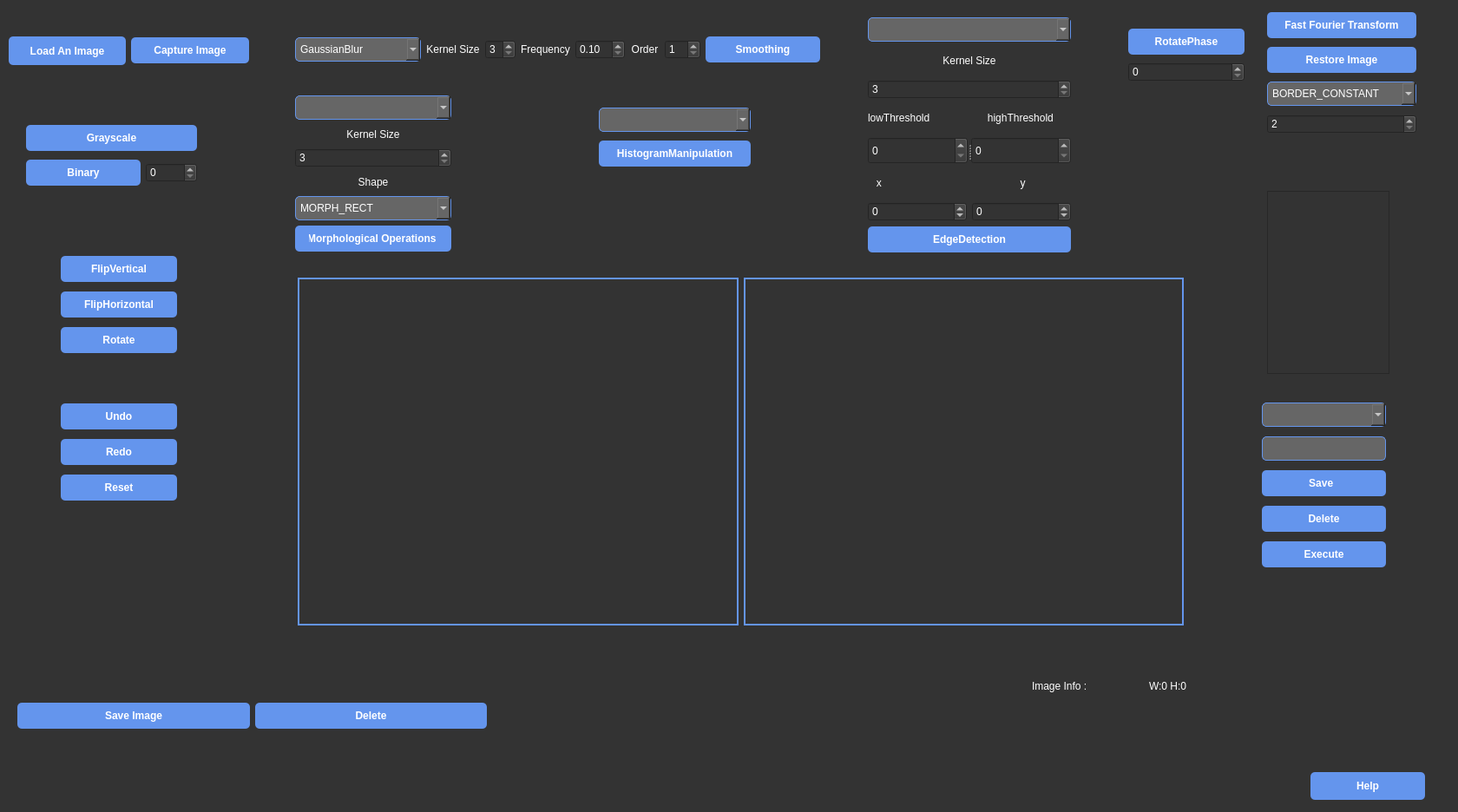
<?xml version="1.0" encoding="UTF-8"?>
<ui version="4.0">
 <class>MainWindow</class>
 <widget class="QMainWindow" name="MainWindow">
  <property name="geometry">
   <rect>
    <x>0</x>
    <y>0</y>
    <width>1680</width>
    <height>936</height>
   </rect>
  </property>
  <property name="maximumSize">
   <size>
    <width>1920</width>
    <height>1080</height>
   </size>
  </property>
  <property name="font">
   <font>
    <family>Arial</family>
    <pointsize>18</pointsize>
   </font>
  </property>
  <property name="windowTitle">
   <string>MainWindow</string>
  </property>
  <property name="styleSheet">
   <string notr="true">/* Dark mode styles */
QWidget {
    background-color: #333; /* Dark background color */
    color: #ffffff; /* Light text color */
}

QGroupBox {
    background-color: transparent; /* Transparent background */
    border: none; /* No border */
    margin-top: 10px;
}

QGroupBox::title {
    subcontrol-origin: margin;
    subcontrol-position: top center;
    padding: 0 3px;
}

QGroupBox:focus {
    border: none;
}

QPushButton,
QToolButton {
    background-color: #6495ED; /* Cornflower Blue background color */
    color: #ffffff; /* White text color */
    border: none; /* No border */
    border-radius: 5px;
    padding: 8px 16px; /* Adjust padding as needed */
    min-width: 100px;
    font-size: 12px; /* Adjust font size as needed */
    font-weight: bold;
}

QPushButton:hover,
QToolButton:hover {
    background-color: #4169E1; /* Darker blue on hover */
    cursor: pointer;
}

QPushButton:pressed,
QToolButton:pressed {
    background-color: #1E90FF; /* Darker blue when pressed */
}

QLineEdit,
QComboBox {
    background-color: #666; /* Dark gray background */
    color: #fff; /* White text color */
    border: 1px solid #6495ED; /* Blue border */
    border-radius: 5px;
    padding: 5px;
    font-size: 12px; /* Adjust font size as needed */
}

QScrollBar:vertical {
    border: none;
    background: transparent;
    width: 10px; /* Width of the scrollbar */
}

QScrollBar::handle:vertical {
    background: #888; /* Gray scrollbar handle */
    border-radius: 5px;
}

QScrollBar::handle:vertical:hover {
    background: #aaa; /* Lighter handle color on hover */
}</string>
  </property>
  <property name="documentMode">
   <bool>true</bool>
  </property>
  <widget class="QWidget" name="centralwidget">
   <property name="enabled">
    <bool>true</bool>
   </property>
   <widget class="QGroupBox" name="groupBox">
    <property name="geometry">
     <rect>
      <x>250</x>
      <y>290</y>
      <width>1191</width>
      <height>471</height>
     </rect>
    </property>
    <property name="styleSheet">
     <string notr="true"/>
    </property>
    <widget class="QWidget" name="layoutWidget">
     <property name="geometry">
      <rect>
       <x>93</x>
       <y>30</y>
       <width>1021</width>
       <height>401</height>
      </rect>
     </property>
     <layout class="QHBoxLayout" name="horizontalLayout_7">
      <item>
       <widget class="QLabel" name="label_original">
        <property name="styleSheet">
         <string notr="true">border: 2px solid #6495ED; /* Blue border */
</string>
        </property>
        <property name="text">
         <string/>
        </property>
       </widget>
      </item>
      <item>
       <widget class="QLabel" name="label_pic">
        <property name="styleSheet">
         <string notr="true">QLabel{
border: 2px solid #6495ED; /* Blue border */

}</string>
        </property>
        <property name="text">
         <string/>
        </property>
       </widget>
      </item>
     </layout>
    </widget>
   </widget>
   <widget class="QListWidget" name="functionListWidget">
    <property name="geometry">
     <rect>
      <x>1460</x>
      <y>220</y>
      <width>141</width>
      <height>211</height>
     </rect>
    </property>
   </widget>
   <widget class="QGroupBox" name="groupBox">
    <property name="geometry">
     <rect>
      <x>1180</x>
      <y>750</y>
      <width>281</width>
      <height>71</height>
     </rect>
    </property>
    <layout class="QHBoxLayout" name="horizontalLayout_3">
     <item>
      <widget class="QLabel" name="label">
       <property name="text">
        <string>Image Info :</string>
       </property>
      </widget>
     </item>
     <item>
      <widget class="QLabel" name="dims">
       <property name="text">
        <string>W:0 H:0</string>
       </property>
      </widget>
     </item>
    </layout>
   </widget>
   <widget class="QWidget" name="layoutWidget">
    <property name="geometry">
     <rect>
      <x>30</x>
      <y>140</y>
      <width>197</width>
      <height>80</height>
     </rect>
    </property>
    <layout class="QVBoxLayout" name="verticalLayout_4">
     <item>
      <widget class="QPushButton" name="GrayscaleButton">
       <property name="text">
        <string>Grayscale</string>
       </property>
      </widget>
     </item>
     <item>
      <layout class="QHBoxLayout" name="horizontalLayout">
       <item>
        <widget class="QPushButton" name="ThreshButton">
         <property name="text">
          <string>Binary</string>
         </property>
        </widget>
       </item>
       <item>
        <widget class="QSpinBox" name="ThreshspinBox">
         <property name="maximum">
          <number>255</number>
         </property>
        </widget>
       </item>
      </layout>
     </item>
    </layout>
   </widget>
   <widget class="QWidget" name="layoutWidget">
    <property name="geometry">
     <rect>
      <x>690</x>
      <y>120</y>
      <width>175</width>
      <height>76</height>
     </rect>
    </property>
    <layout class="QVBoxLayout" name="verticalLayout_5">
     <item>
      <widget class="QComboBox" name="HistogramcomboBox">
       <property name="currentIndex">
        <number>-1</number>
       </property>
       <item>
        <property name="text">
         <string>HistogramEqualization</string>
        </property>
       </item>
       <item>
        <property name="text">
         <string>HistogramStretching</string>
        </property>
       </item>
      </widget>
     </item>
     <item>
      <widget class="QPushButton" name="HistogramButton">
       <property name="text">
        <string>HistogramManipulation</string>
       </property>
      </widget>
     </item>
    </layout>
   </widget>
   <widget class="QWidget" name="layoutWidget">
    <property name="geometry">
     <rect>
      <x>340</x>
      <y>110</y>
      <width>180</width>
      <height>180</height>
     </rect>
    </property>
    <layout class="QVBoxLayout" name="verticalLayout_7">
     <item>
      <widget class="QComboBox" name="MorphologicalcomboBox">
       <property name="currentIndex">
        <number>-1</number>
       </property>
       <item>
        <property name="text">
         <string>Erosion</string>
        </property>
       </item>
       <item>
        <property name="text">
         <string>Dilate</string>
        </property>
       </item>
       <item>
        <property name="text">
         <string>Opening</string>
        </property>
       </item>
       <item>
        <property name="text">
         <string>Closing</string>
        </property>
       </item>
      </widget>
     </item>
     <item>
      <widget class="QLabel" name="label_7">
       <property name="text">
        <string>Kernel Size</string>
       </property>
       <property name="alignment">
        <set>Qt::AlignmentFlag::AlignCenter</set>
       </property>
      </widget>
     </item>
     <item>
      <widget class="QSpinBox" name="spinBox">
       <property name="minimum">
        <number>3</number>
       </property>
       <property name="maximum">
        <number>9</number>
       </property>
       <property name="singleStep">
        <number>2</number>
       </property>
      </widget>
     </item>
     <item>
      <widget class="QLabel" name="label_8">
       <property name="text">
        <string>Shape</string>
       </property>
       <property name="alignment">
        <set>Qt::AlignmentFlag::AlignCenter</set>
       </property>
      </widget>
     </item>
     <item>
      <widget class="QComboBox" name="MorphcomboBox">
       <item>
        <property name="text">
         <string>MORPH_RECT</string>
        </property>
       </item>
       <item>
        <property name="text">
         <string>MORPH_ELLIPSE</string>
        </property>
       </item>
       <item>
        <property name="text">
         <string>MORPH_CROSS</string>
        </property>
       </item>
      </widget>
     </item>
     <item>
      <widget class="QPushButton" name="MorphologicalButton">
       <property name="text">
        <string>Morphological Operations </string>
       </property>
      </widget>
     </item>
    </layout>
   </widget>
   <widget class="QWidget" name="layoutWidget">
    <property name="geometry">
     <rect>
      <x>1460</x>
      <y>10</y>
      <width>172</width>
      <height>151</height>
     </rect>
    </property>
    <layout class="QVBoxLayout" name="verticalLayout_10">
     <item>
      <widget class="QPushButton" name="FFTButton">
       <property name="text">
        <string>Fast Fourier Transform</string>
       </property>
      </widget>
     </item>
     <item>
      <widget class="QPushButton" name="RestoreImageButton">
       <property name="text">
        <string>Restore Image</string>
       </property>
      </widget>
     </item>
     <item>
      <widget class="QComboBox" name="borderComboBox">
       <item>
        <property name="text">
         <string>BORDER_CONSTANT</string>
        </property>
       </item>
       <item>
        <property name="text">
         <string>BORDER_REPLICATE</string>
        </property>
       </item>
       <item>
        <property name="text">
         <string>BORDER_REFLECT</string>
        </property>
       </item>
       <item>
        <property name="text">
         <string>BORDER_TRANSPARENT</string>
        </property>
       </item>
       <item>
        <property name="text">
         <string>BORDER_WRAP</string>
        </property>
       </item>
       <item>
        <property name="text">
         <string/>
        </property>
       </item>
      </widget>
     </item>
     <item>
      <widget class="QSpinBox" name="FFTspinBox">
       <property name="minimum">
        <number>2</number>
       </property>
       <property name="maximum">
        <number>4096</number>
       </property>
       <property name="singleStep">
        <number>2</number>
       </property>
      </widget>
     </item>
    </layout>
   </widget>
   <widget class="QWidget" name="layoutWidget">
    <property name="geometry">
     <rect>
      <x>340</x>
      <y>40</y>
      <width>605</width>
      <height>34</height>
     </rect>
    </property>
    <layout class="QHBoxLayout" name="horizontalLayout_2">
     <item>
      <widget class="QComboBox" name="smoothingComboBox">
       <property name="currentIndex">
        <number>0</number>
       </property>
       <item>
        <property name="text">
         <string>GaussianBlur</string>
        </property>
       </item>
       <item>
        <property name="text">
         <string>MeanBlur</string>
        </property>
       </item>
       <item>
        <property name="text">
         <string>MedianBlur</string>
        </property>
       </item>
       <item>
        <property name="text">
         <string>BilateralFilter</string>
        </property>
       </item>
       <item>
        <property name="text">
         <string>ButterworthHighPass</string>
        </property>
       </item>
       <item>
        <property name="text">
         <string>ButterworthLowPass</string>
        </property>
       </item>
      </widget>
     </item>
     <item>
      <widget class="QLabel" name="label_6">
       <property name="text">
        <string>Kernel Size</string>
       </property>
       <property name="alignment">
        <set>Qt::AlignmentFlag::AlignCenter</set>
       </property>
      </widget>
     </item>
     <item>
      <widget class="QSpinBox" name="SmoothingspinBox">
       <property name="minimum">
        <number>3</number>
       </property>
       <property name="maximum">
        <number>9</number>
       </property>
       <property name="singleStep">
        <number>2</number>
       </property>
       <property name="value">
        <number>3</number>
       </property>
      </widget>
     </item>
     <item>
      <widget class="QLabel" name="label_freq">
       <property name="text">
        <string>Frequency</string>
       </property>
       <property name="alignment">
        <set>Qt::AlignmentFlag::AlignCenter</set>
       </property>
      </widget>
     </item>
     <item>
      <widget class="QDoubleSpinBox" name="FrequencySpinBox">
       <property name="minimum">
        <double>0.100000000000000</double>
       </property>
       <property name="maximum">
        <double>10.000000000000000</double>
       </property>
       <property name="singleStep">
        <double>0.010000000000000</double>
       </property>
      </widget>
     </item>
     <item>
      <widget class="QLabel" name="label_3">
       <property name="text">
        <string>Order</string>
       </property>
       <property name="alignment">
        <set>Qt::AlignmentFlag::AlignCenter</set>
       </property>
      </widget>
     </item>
     <item>
      <widget class="QSpinBox" name="OrderspinBox">
       <property name="minimum">
        <number>1</number>
       </property>
       <property name="maximum">
        <number>20</number>
       </property>
      </widget>
     </item>
     <item>
      <widget class="QPushButton" name="BlurButton">
       <property name="text">
        <string>Smoothing</string>
       </property>
      </widget>
     </item>
    </layout>
   </widget>
   <widget class="QWidget" name="layoutWidget">
    <property name="geometry">
     <rect>
      <x>1300</x>
      <y>30</y>
      <width>134</width>
      <height>67</height>
     </rect>
    </property>
    <layout class="QVBoxLayout" name="verticalLayout">
     <item>
      <widget class="QPushButton" name="PhaseButton">
       <property name="text">
        <string>RotatePhase</string>
       </property>
      </widget>
     </item>
     <item>
      <widget class="QSpinBox" name="PhasespinBox">
       <property name="maximum">
        <number>360</number>
       </property>
      </widget>
     </item>
    </layout>
   </widget>
   <widget class="QGroupBox" name="groupBox">
    <property name="geometry">
     <rect>
      <x>1445</x>
      <y>440</y>
      <width>161</width>
      <height>231</height>
     </rect>
    </property>
    <layout class="QVBoxLayout" name="verticalLayout_6">
     <item>
      <widget class="QComboBox" name="SavecomboBox"/>
     </item>
     <item>
      <widget class="QLineEdit" name="NamelineEdit"/>
     </item>
     <item>
      <widget class="QPushButton" name="SaveFButton">
       <property name="text">
        <string>Save  </string>
       </property>
      </widget>
     </item>
     <item>
      <widget class="QPushButton" name="DeleteFButton">
       <property name="text">
        <string>Delete</string>
       </property>
      </widget>
     </item>
     <item>
      <widget class="QPushButton" name="ExecuteButton">
       <property name="text">
        <string>Execute</string>
       </property>
      </widget>
     </item>
    </layout>
   </widget>
   <widget class="QWidget" name="layoutWidget">
    <property name="geometry">
     <rect>
      <x>70</x>
      <y>290</y>
      <width>134</width>
      <height>123</height>
     </rect>
    </property>
    <layout class="QVBoxLayout" name="verticalLayout_2">
     <item>
      <widget class="QPushButton" name="FlipVerticalButton">
       <property name="text">
        <string>FlipVertical</string>
       </property>
      </widget>
     </item>
     <item>
      <widget class="QPushButton" name="FlipHorizontalButton">
       <property name="text">
        <string>FlipHorizontal</string>
       </property>
      </widget>
     </item>
     <item>
      <widget class="QPushButton" name="RotateButton">
       <property name="text">
        <string>Rotate</string>
       </property>
      </widget>
     </item>
    </layout>
   </widget>
   <widget class="QWidget" name="layoutWidget">
    <property name="geometry">
     <rect>
      <x>1000</x>
      <y>20</y>
      <width>234</width>
      <height>271</height>
     </rect>
    </property>
    <layout class="QVBoxLayout" name="verticalLayout_3">
     <item>
      <widget class="QComboBox" name="EdgeDetectionComboBox">
       <property name="editable">
        <bool>false</bool>
       </property>
       <property name="currentText">
        <string/>
       </property>
       <property name="currentIndex">
        <number>-1</number>
       </property>
       <item>
        <property name="text">
         <string>Canny Edge Detection</string>
        </property>
       </item>
       <item>
        <property name="text">
         <string>Sobel Operator</string>
        </property>
       </item>
       <item>
        <property name="text">
         <string>Scharr Operator</string>
        </property>
       </item>
      </widget>
     </item>
     <item>
      <widget class="QLabel" name="label_4">
       <property name="text">
        <string>Kernel Size</string>
       </property>
       <property name="alignment">
        <set>Qt::AlignmentFlag::AlignCenter</set>
       </property>
      </widget>
     </item>
     <item>
      <widget class="QSpinBox" name="KernelspinBox">
       <property name="minimum">
        <number>3</number>
       </property>
       <property name="maximum">
        <number>9</number>
       </property>
       <property name="singleStep">
        <number>2</number>
       </property>
      </widget>
     </item>
     <item>
      <widget class="QLabel" name="label_2">
       <property name="text">
        <string>lowThreshold                    highThreshold</string>
       </property>
      </widget>
     </item>
     <item>
      <widget class="QSplitter" name="splitter">
       <property name="orientation">
        <enum>Qt::Orientation::Horizontal</enum>
       </property>
       <widget class="QSpinBox" name="EdgespinBox1">
        <property name="minimum">
         <number>0</number>
        </property>
        <property name="maximum">
         <number>255</number>
        </property>
       </widget>
       <widget class="QSpinBox" name="EdgespinBox2">
        <property name="minimum">
         <number>0</number>
        </property>
        <property name="maximum">
         <number>255</number>
        </property>
       </widget>
      </widget>
     </item>
     <item>
      <widget class="QLabel" name="label_5">
       <property name="text">
        <string>   x                                                y</string>
       </property>
      </widget>
     </item>
     <item>
      <layout class="QHBoxLayout" name="horizontalLayout_8">
       <item>
        <widget class="QSpinBox" name="XspinBox">
         <property name="minimum">
          <number>-1</number>
         </property>
         <property name="maximum">
          <number>1</number>
         </property>
        </widget>
       </item>
       <item>
        <widget class="QSpinBox" name="YspinBox">
         <property name="minimum">
          <number>-1</number>
         </property>
         <property name="maximum">
          <number>1</number>
         </property>
        </widget>
       </item>
      </layout>
     </item>
     <item>
      <layout class="QHBoxLayout" name="horizontalLayout_6">
       <item>
        <widget class="QPushButton" name="EdgeButton">
         <property name="text">
          <string>EdgeDetection</string>
         </property>
        </widget>
       </item>
      </layout>
     </item>
    </layout>
   </widget>
   <widget class="QWidget" name="layoutWidget">
    <property name="geometry">
     <rect>
      <x>70</x>
      <y>460</y>
      <width>134</width>
      <height>123</height>
     </rect>
    </property>
    <layout class="QVBoxLayout" name="verticalLayout_8">
     <item>
      <widget class="QPushButton" name="UndoButton">
       <property name="text">
        <string>Undo</string>
       </property>
      </widget>
     </item>
     <item>
      <widget class="QPushButton" name="RedoButton">
       <property name="text">
        <string>Redo</string>
       </property>
      </widget>
     </item>
     <item>
      <widget class="QPushButton" name="ResetButton">
       <property name="text">
        <string>Reset</string>
       </property>
      </widget>
     </item>
    </layout>
   </widget>
   <widget class="QWidget" name="layoutWidget">
    <property name="geometry">
     <rect>
      <x>20</x>
      <y>800</y>
      <width>541</width>
      <height>51</height>
     </rect>
    </property>
    <layout class="QHBoxLayout" name="horizontalLayout_4">
     <item>
      <widget class="QPushButton" name="SaveButton">
       <property name="text">
        <string>Save Image</string>
       </property>
      </widget>
     </item>
     <item>
      <widget class="QPushButton" name="DeleteButton">
       <property name="text">
        <string>Delete</string>
       </property>
      </widget>
     </item>
    </layout>
   </widget>
   <widget class="QWidget" name="layoutWidget">
    <property name="geometry">
     <rect>
      <x>10</x>
      <y>40</y>
      <width>277</width>
      <height>37</height>
     </rect>
    </property>
    <layout class="QHBoxLayout" name="horizontalLayout_5">
     <item>
      <widget class="QToolButton" name="LoadButton">
       <property name="text">
        <string>Load An Image</string>
       </property>
      </widget>
     </item>
     <item>
      <widget class="QPushButton" name="captureImageButton">
       <property name="enabled">
        <bool>true</bool>
       </property>
       <property name="text">
        <string>Capture Image</string>
       </property>
       <property name="icon">
        <iconset theme="camera-photo"/>
       </property>
      </widget>
     </item>
    </layout>
   </widget>
   <widget class="QPushButton" name="helpButton">
    <property name="geometry">
     <rect>
      <x>1510</x>
      <y>890</y>
      <width>132</width>
      <height>32</height>
     </rect>
    </property>
    <property name="text">
     <string>Help</string>
    </property>
   </widget>
  </widget>
 </widget>
 <resources/>
 <connections/>
</ui>
